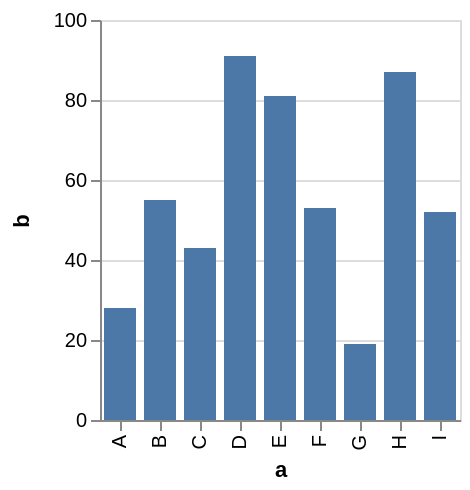

Specify this chart in Vega-Lite:
### Vega specification from a JSON file in a GitHub repository (floating-point values rounded to 4 significant figures)
{"$schema": "https://vega.github.io/schema/vega/v4.json", "description": "A bar chart with highlighting on hover and selecting on click. (Inspired by Tableau's interaction style.)", "autosize": "pad", "padding": 5, "height": 200, "style": "cell", "data": [{"name": "highlight_store"}, {"name": "select_store"}, {"name": "source_0", "values": [{"a": "A", "b": 28}, {"a": "B", "b": 55}, {"a": "C", "b": 43}, {"a": "D", "b": 91}, {"a": "E", "b": 81}, {"a": "F", "b": 53}, {"a": "G", "b": 19}, {"a": "H", "b": 87}, {"a": "I", "b": 52}]}, {"name": "data_0", "source": "source_0", "transform": [{"type": "identifier", "as": "_vgsid_"}]}], "signals": [{"name": "x_step", "value": 20}, {"name": "width", "update": "bandspace(domain('x').length, 0.2, 0.1) * x_step"}, {"name": "unit", "value": {}, "on": [{"events": "mousemove", "update": "isTuple(group()) ? group() : unit"}]}, {"name": "highlight", "update": "vlSelectionResolve(\"highlight_store\")"}, {"name": "select", "update": "vlSelectionResolve(\"select_store\")"}, {"name": "highlight_tuple", "on": [{"events": [{"source": "scope", "type": "mouseover"}], "update": "datum && item().mark.marktype !== 'group' ? {unit: \"\", fields: highlight_tuple_fields, values: [(item().isVoronoi ? datum.datum : datum)[\"_vgsid_\"]]} : null", "force": true}]}, {"name": "highlight_tuple_fields", "value": [{"field": "_vgsid_", "type": "E"}]}, {"name": "highlight_modify", "update": "modify(\"highlight_store\", highlight_tuple, true)"}, {"name": "select_tuple", "on": [{"events": [{"source": "scope", "type": "click"}], "update": "datum && item().mark.marktype !== 'group' ? {unit: \"\", fields: select_tuple_fields, values: [(item().isVoronoi ? datum.datum : datum)[\"_vgsid_\"]]} : null", "force": true}]}, {"name": "select_tuple_fields", "value": [{"field": "_vgsid_", "type": "E"}]}, {"name": "select_toggle", "value": false, "on": [{"events": [{"source": "scope", "type": "click"}], "update": "event.shiftKey"}]}, {"name": "select_modify", "update": "modify(\"select_store\", select_toggle ? null : select_tuple, select_toggle ? null : true, select_toggle ? select_tuple : null)"}], "marks": [{"name": "marks", "type": "rect", "style": ["bar"], "from": {"data": "data_0"}, "encode": {"update": {"fill": [{"test": "datum[\"b\"] === null || isNaN(datum[\"b\"])", "value": null}, {"value": "#4C78A8"}], "stroke": [{"test": "datum[\"b\"] === null || isNaN(datum[\"b\"])", "value": null}, {"value": "black"}], "cursor": {"value": "pointer"}, "fillOpacity": [{"test": "!(length(data(\"select_store\"))) || (vlSelectionTest(\"select_store\", datum))", "value": 1}, {"value": 0.3}], "strokeWidth": [{"test": "(!(length(data(\"select_store\"))) || (vlSelectionTest(\"select_store\", datum))) && (length(data(\"select_store\")))", "value": 2}, {"test": "(vlSelectionTest(\"highlight_store\", datum))", "value": 1}, {"value": 0}], "tooltip": {"signal": "{\"a\": ''+datum[\"a\"], \"b\": format(datum[\"b\"], \"\")}"}, "x": {"scale": "x", "field": "a"}, "width": {"scale": "x", "band": true}, "y": {"scale": "y", "field": "b"}, "y2": {"scale": "y", "value": 0}}}}], "scales": [{"name": "x", "type": "band", "domain": {"data": "data_0", "field": "a", "sort": true}, "range": {"step": {"signal": "x_step"}}, "paddingInner": 0.2, "paddingOuter": 0.1}, {"name": "y", "type": "linear", "domain": {"data": "data_0", "field": "b"}, "range": [{"signal": "height"}, 0], "nice": true, "zero": true}], "axes": [{"scale": "x", "orient": "bottom", "grid": false, "title": "a", "labelAlign": "right", "labelAngle": 270, "labelBaseline": "middle", "labelOverlap": true, "zindex": 1}, {"scale": "y", "orient": "left", "grid": false, "title": "b", "labelOverlap": true, "tickCount": {"signal": "ceil(height/40)"}, "zindex": 1}, {"scale": "y", "orient": "left", "gridScale": "x", "grid": true, "tickCount": {"signal": "ceil(height/40)"}, "domain": false, "labels": false, "maxExtent": 0, "minExtent": 0, "ticks": false, "zindex": 0}], "config": {"axisY": {"minExtent": 30}}}
